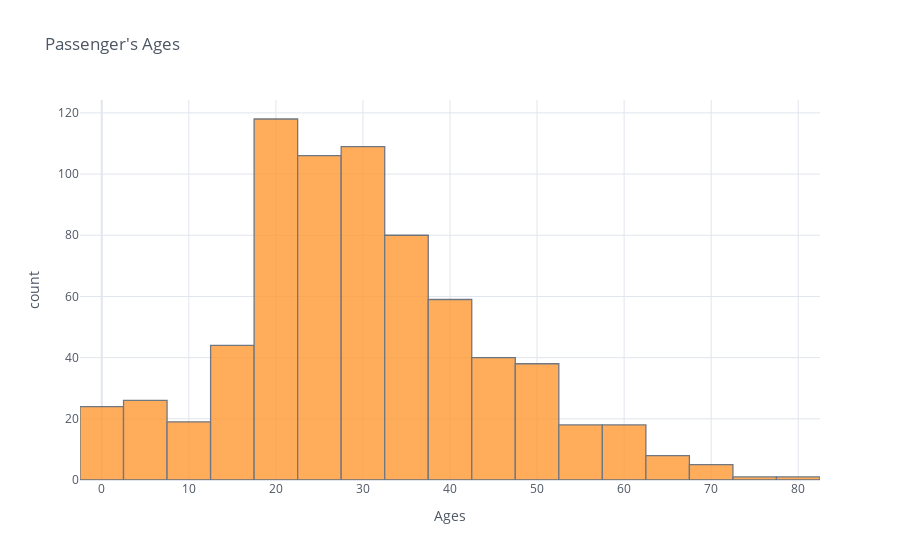

This figure's notebook cell:
### Code cell
train["Age"].iplot(kind="histogram", bins=20, theme="white", title="Passenger's Ages", xTitle = 'Ages', yTitle = 'count')

### Figure 1 — Plotly figure (JSON) as saved in the notebook; plotly's stock layout.template omitted (floating-point values rounded to 4 significant figures; data arrays with more than 128 entries replaced by an {"elided": "..."} marker saying what was removed)
{"data": [{"histfunc": "count", "histnorm": "", "marker": {"color": "rgba(255, 153, 51, 1.0)", "line": {"color": "#4D5663", "width": 1.3}}, "name": "Age", "nbinsx": 20, "opacity": 0.8, "orientation": "v", "type": "histogram", "x": {"elided": "891 float values"}}], "layout": {"barmode": "overlay", "legend": {"bgcolor": "#FFFFFF", "font": {"color": "#4D5663"}}, "paper_bgcolor": "#FFFFFF", "plot_bgcolor": "#FFFFFF", "title": {"font": {"color": "#4D5663"}, "text": "Passenger's Ages"}, "xaxis": {"gridcolor": "#E1E5ED", "showgrid": true, "tickfont": {"color": "#4D5663"}, "title": {"font": {"color": "#4D5663"}, "text": "Ages"}, "zerolinecolor": "#E1E5ED"}, "yaxis": {"gridcolor": "#E1E5ED", "showgrid": true, "tickfont": {"color": "#4D5663"}, "title": {"font": {"color": "#4D5663"}, "text": "count"}, "zerolinecolor": "#E1E5ED"}}}
